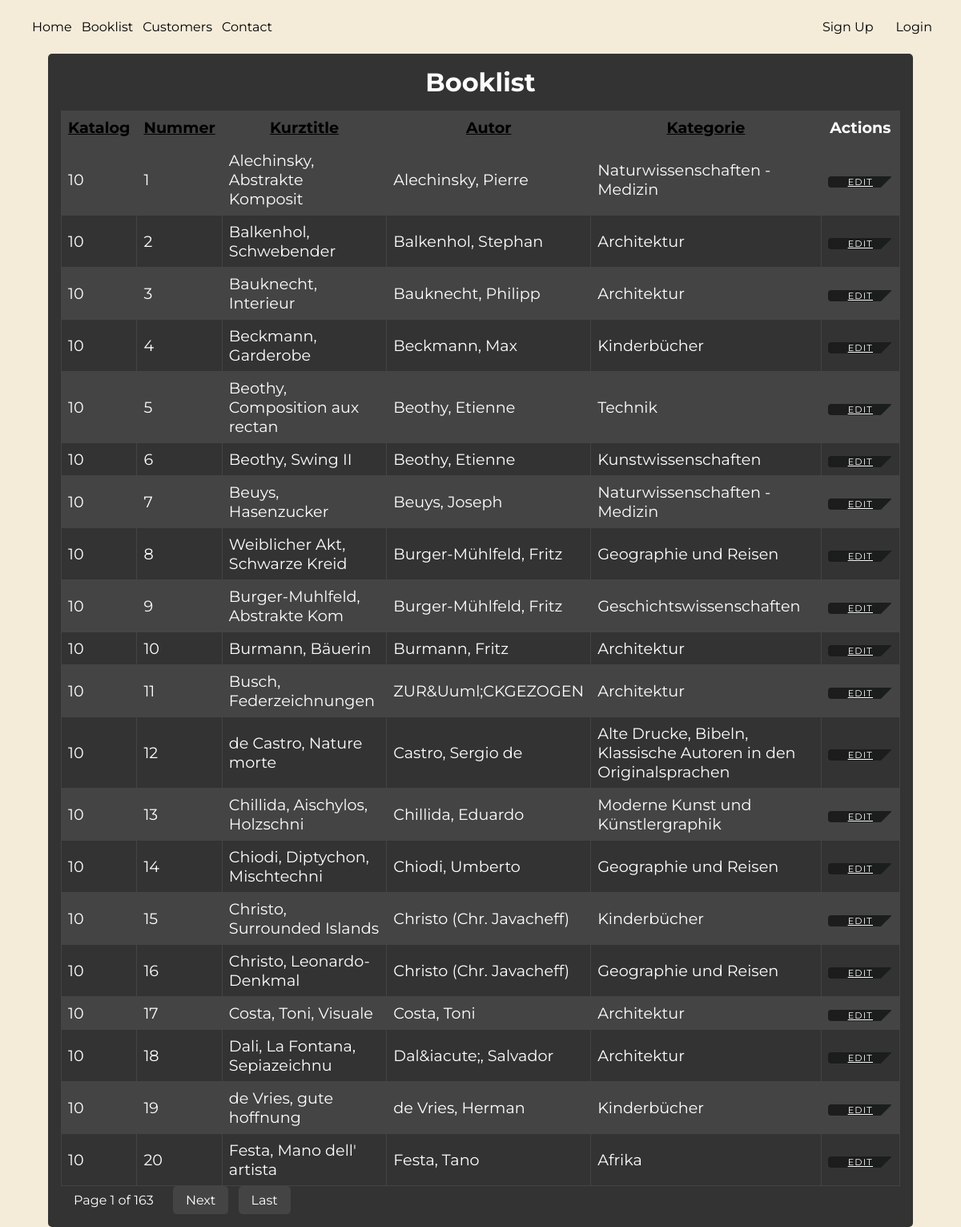
/booklist.php, run on the app's committed database.
### tables this page shows
CREATE TABLE `buecher` (
  `id` int(10) UNSIGNED NOT NULL,
  `katalog` int(11) NOT NULL,
  `nummer` int(11) NOT NULL,
  `kurztitle` text NOT NULL,
  `kategorie` int(11) NOT NULL,
  `verkauft` tinyint(1) NOT NULL,
  `kaufer` int(11) NOT NULL,
  `autor` text NOT NULL,
  `title` text NOT NULL,
  `sprache` varchar(250) NOT NULL,
  `foto` varchar(250) NOT NULL,
  `verfasser` int(11) NOT NULL,
  `zustand` char(1) NOT NULL
);

CREATE TABLE `kategorien` (
  `id` int(11) NOT NULL,
  `kategorie` varchar(100) NOT NULL
);

### booklist.php (the view, shortened to what this page needs)
<?php
include 'db_config.php';
$books_per_page = 20;
$page = isset($_GET['page']) ? (int)$_GET['page'] : 1;
$offset = ($page - 1) * $books_per_page;
$sort = isset($_GET['sort']) ? $_GET['sort'] : 'katalog';
$sql_total = "SELECT COUNT(*) FROM buecher";
$stmt_total = $conn->prepare($sql_total);
$stmt_total->execute();
$stmt_total->bind_result($total_books);
$total_pages = ceil($total_books / $books_per_page);
$sql_books = "SELECT buecher.id, buecher.katalog, buecher.nummer, buecher.kurztitle, buecher.autor, kategorien.kategorie
              FROM buecher
              INNER JOIN kategorien ON buecher.kategorie = kategorien.id
              ORDER BY $sort
              LIMIT ?, ?";
$stmt_books = $conn->prepare($sql_books);
$stmt_books->bind_param("ii", $offset, $books_per_page);
$stmt_books->execute();
$result_books = $stmt_books->get_result();
?>
<!DOCTYPE html>
<html lang="en">
<head>
  <link rel="stylesheet" href="css/styles.css?v=2">
</head>
<body>
<nav>
  <ul>
    <li><a href="index.php">Home</a></li>
    <li><a href="booklist.php">Booklist</a></li>
    <li><a href="customers.php">Customers</a></li>
    <li><a href="contact.php">Contact</a></li>
    <div class="auth-links">
    <?php
      if (isset($_SESSION['loggedin']) && $_SESSION['loggedin']):
    ?>
      <li><a href="profile.php"><?php echo htmlspecialchars($_SESSION['benutzername']); ?></a></li>
      <li><a href="logout.php">Logout</a></li>
      <li><a href="admin.php">Admin</a></li>
    <?php else: ?>
      <li><a href="signup.php">Sign Up</a></li>
      <li><a href="login.php">Login</a></li>
    <?php endif; ?>
    </div>
  </ul>
</nav>
  <div class="booklist">
    <h1>Booklist</h1>
    <table>
      <thead>
        <tr>
          <th><a href="?sort=katalog">Katalog</a></th>
          <th><a href="?sort=nummer">Nummer</a></th>
          <th><a href="?sort=kurztitle">Kurztitle</a></th>
          <th><a href="?sort=autor">Autor</a></th>
          <th><a href="?sort=kategorie">Kategorie</a></th>
          <th>Actions</th>
        </tr>
      </thead>
      <tbody>
        <?php while ($book = $result_books->fetch_assoc()): ?>
          <tr>
            <td><?php echo htmlspecialchars($book['katalog']); ?></td>
            <td><?php echo htmlspecialchars($book['nummer']); ?></td>
            <td><?php echo htmlspecialchars($book['kurztitle']); ?></td>
            <td><?php echo htmlspecialchars($book['autor']); ?></td>
            <td><?php echo htmlspecialchars($book['kategorie']); ?></td>
            <td>
              <a class ="button" href="edit_book.php?id=<?php echo $book['id']; ?>">Edit</a>
            </td>
          </tr>
        <?php endwhile; ?>
      </tbody>
    </table>
    <div class="pagination">
      <?php if ($total_pages > 1): ?>
        <span class="page-info">Page <?php echo $page; ?> of <?php echo $total_pages; ?></span>
        <?php if ($page < $total_pages): ?>
          <a href="?page=<?php echo $page + 1; ?>" class="page-link">Next</a>
          <a href="?page=<?php echo $total_pages; ?>" class="page-link">Last</a>
        <?php endif; ?>
      <?php endif; ?>
    </div>
  </div>
</body>
</html>

### css/styles.css (style rules this page uses)
* { margin: 0; padding: 0; box-sizing: border-box; color: #000000; }
table { border-collapse: collapse; width: 100%; }
td, th { border: 1px solid #ddd; padding: 8px; }
tr:not(:first-child) { border-top: 1px solid #ddd; }
td:not(:last-child), th:not(:last-child) { border-right: 1px solid #ddd; }
body { font-family: "Montserrat", sans-serif; background-color: #F4EBD9 ; }
nav { background-color: #F4EBD9; padding: 1rem; padding: 2%; border-radius: 10px; }
nav a { color: #000000; text-decoration: none; }
nav ul li { margin-right: 12px; }
nav ul { display: flex; justify-content: flex-start; align-items: center; margin-left: 1em; list-style-type: none; }
nav .auth-links { display: flex; margin-left: auto; }
nav .auth-links li { margin-left: 1em; }
.button { border-radius: .25rem; text-transform: uppercase; font-style: normal; font-weight: 400; padding-left: 25px; padding-right: 25px; margin-top: 10px; color: #fff; -webkit-clip-path: polygon(0 0,0 0,100% 0,100% 0,100% calc(100% - 15px),calc(100% - 15px) 100%,15px 100%,0 100%); clip-path: polygon(0 0,0 0,100% 0,100% 0,100% calc(100% - 15px),calc(100% - 15px) 100%,15px 100%,0 100%); height: 40px; font-size: 0.7rem; line-height: 14px; letter-spacing: 1.2px; transition: .2s .1s; background-image: linear-gradient(90deg,#1c1c1c,#1b1e1e); border: 0 solid; overflow: hidden; }
.booklist { max-width: 90%; margin: 0 auto; padding: 1rem; background-color: #333; border-radius: 5px; overflow-y: auto; }
.booklist h1 { font-size: 2rem; margin-bottom: 1rem; text-align: center; color: #fff; }
.booklist table { width: 100%; border-collapse: collapse; }
.booklist th, .booklist td { font-size: 1.2rem; color: #fff; padding: 0.5rem; border: 1px solid #444; }
.booklist th { background-color: #444; }
.booklist tbody tr:nth-child(odd) { background-color: #444; }
.booklist tbody tr:nth-child(even) { background-color: #333; }
.pagination span { display: inline-block; padding: 0.5rem 1rem; color: #fff; }
.pagination a { display: inline-block; padding: 0.5rem 1rem; background-color: #444; color: #fff; border-radius: 5px; text-decoration: none; margin: 0 0.25rem; }

### data on the page
buecher: katalog "10", nummer "1", kurztitle "Alechinsky, Abstrakte Komposit", autor "Alechinsky, Pierre", kategorien.kategorie "Naturwissenschaften - Medizin"
buecher: katalog "10", nummer "2", kurztitle "Balkenhol, Schwebender", autor "Balkenhol, Stephan", kategorien.kategorie "Architektur"
buecher: katalog "10", nummer "3", kurztitle "Bauknecht, Interieur", autor "Bauknecht, Philipp", kategorien.kategorie "Architektur"
buecher: katalog "10", nummer "4", kurztitle "Beckmann, Garderobe", autor "Beckmann, Max", kategorien.kategorie "Kinderbücher"
buecher: katalog "10", nummer "5", kurztitle "Beothy, Composition aux rectan", autor "Beothy, Etienne", kategorien.kategorie "Technik"
buecher: katalog "10", nummer "6", kurztitle "Beothy, Swing II", autor "Beothy, Etienne", kategorien.kategorie "Kunstwissenschaften"
buecher: katalog "10", nummer "7", kurztitle "Beuys, Hasenzucker", autor "Beuys, Joseph", kategorien.kategorie "Naturwissenschaften - Medizin"
buecher: katalog "10", nummer "8", kurztitle "Weiblicher Akt, Schwarze Kreid", autor "Burger-Mühlfeld, Fritz", kategorien.kategorie "Geographie und Reisen"
buecher: katalog "10", nummer "9", kurztitle "Burger-Muhlfeld, Abstrakte Kom", autor "Burger-Mühlfeld, Fritz", kategorien.kategorie "Geschichtswissenschaften"
buecher: katalog "10", nummer "10", kurztitle "Burmann, Bäuerin", autor "Burmann, Fritz", kategorien.kategorie "Architektur"
buecher: katalog "10", nummer "11", kurztitle "Busch, Federzeichnungen", autor "ZUR&Uuml;CKGEZOGEN", kategorien.kategorie "Architektur"
buecher: katalog "10", nummer "12", kurztitle "de Castro, Nature morte", autor "Castro, Sergio de", kategorien.kategorie "Alte Drucke, Bibeln, Klassische Autoren in den Originalsprachen"
buecher: katalog "10", nummer "13", kurztitle "Chillida, Aischylos, Holzschni", autor "Chillida, Eduardo", kategorien.kategorie "Moderne Kunst und Künstlergraphik"
buecher: katalog "10", nummer "14", kurztitle "Chiodi, Diptychon, Mischtechni", autor "Chiodi, Umberto", kategorien.kategorie "Geographie und Reisen"
buecher: katalog "10", nummer "15", kurztitle "Christo, Surrounded Islands", autor "Christo (Chr. Javacheff)", kategorien.kategorie "Kinderbücher"
buecher: katalog "10", nummer "16", kurztitle "Christo, Leonardo-Denkmal", autor "Christo (Chr. Javacheff)", kategorien.kategorie "Geographie und Reisen"
buecher: katalog "10", nummer "17", kurztitle "Costa, Toni, Visuale", autor "Costa, Toni", kategorien.kategorie "Architektur"
buecher: katalog "10", nummer "18", kurztitle "Dali, La Fontana, Sepiazeichnu", autor "Dal&iacute;, Salvador", kategorien.kategorie "Architektur"
buecher: katalog "10", nummer "19", kurztitle "de Vries, gute hoffnung", autor "de Vries, Herman", kategorien.kategorie "Kinderbücher"
buecher: katalog "10", nummer "20", kurztitle "Festa, Mano dell' artista", autor "Festa, Tano", kategorien.kategorie "Afrika"

### other printed values
$page "1"
$total_pages "163"
